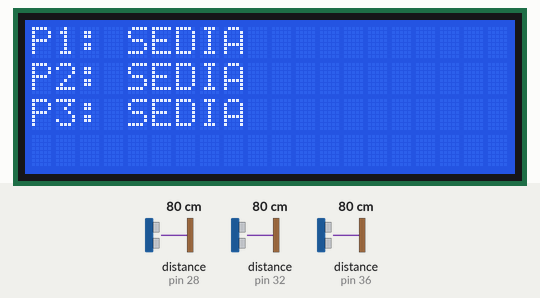
This sketch was run on a simulated Arduino Mega 2560, built with avr-gcc and run on an emulated ATmega2560. Shown: 20×4 character LCD. Wiring (inferred from the names in the program): 3 × ultrasonic range finder: trigger pin 26, echo pin 28 / trigger pin 30, echo pin 32 / trigger pin 34, echo pin 36. Inputs (shaded band) come from the test bench; at power-on: distance to the obstacle (sensors on pin 28, pin 32, pin 36) 80 cm. The echo pulse lasts 58.3 µs per cm; what the sketch prints to the serial monitor is not drawn.

Above: at 1.2 s.
1.3 s: distance to the obstacle (sensor on pin 28) set to 8 cm
3.4 s: distance to the obstacle (sensor on pin 28) set to 5 cm
At 5.4 s:
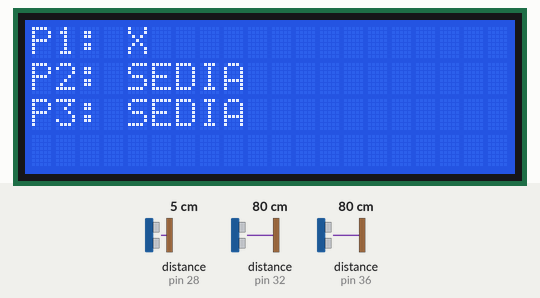
5.7 s: distance to the obstacle (sensor on pin 32) set to 8 cm
7.5 s: distance to the obstacle (sensor on pin 32) set to 5 cm
At 9.6 s:
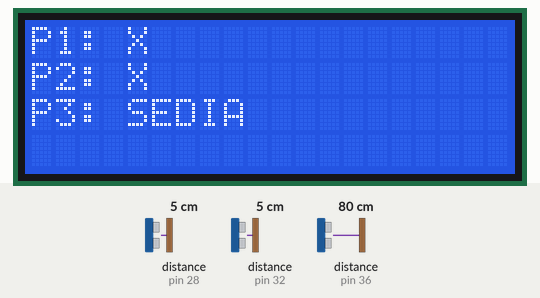
9.9 s: distance to the obstacle (sensor on pin 36) set to 8 cm
11.7 s: distance to the obstacle (sensor on pin 36) set to 5 cm
At 13.0 s:
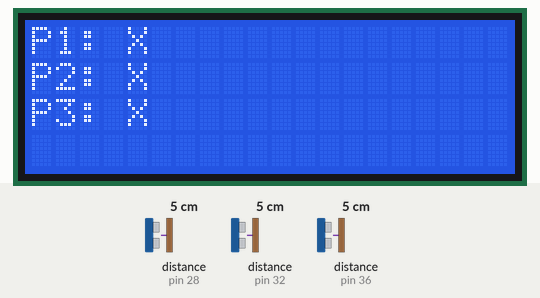
Timing chart, 0 to 14.7 s (numbered marks = the images above; inputs shaded):
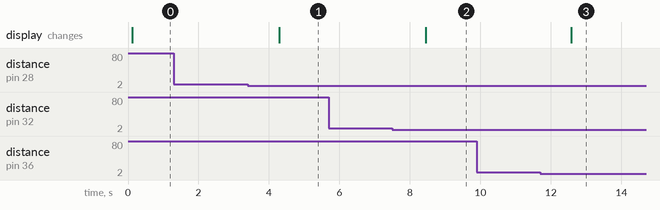

The sketch:

teskirimParkir2.ino
```cpp
#include "Wire.h" // For I2C
#include <LiquidCrystal_I2C.h> // Added library*
LiquidCrystal_I2C lcd(0x27, 20, 4); // 0x27 is the default I2C bus address of the backpack-see article

#define Echo_Parkir_B 28
#define Trig_Parkir_B 26
#define Echo_Parkir_C 32
#define Trig_Parkir_C 30
#define Echo_Parkir_D 36
#define Trig_Parkir_D 34

long durasi_2, jarak_parkiran_B;
long durasi_3, jarak_parkiran_C;
long durasi_4, jarak_parkiran_D;

String parkir1, parkir2, parkir3;
char p1, p2, p3 = '0';
char p4 = '1';
char p5 = '0';
char p6 = '0';
char p7 = '1';
char p8 = '0';
String sensor;
String terisi = " X    ";
String kosong = " SEDIA";

//int menghitung = 0;
//int freeslot = 0;

void setup() {
    Serial.begin(9600);
    pinMode(Echo_Parkir_B, INPUT);
    pinMode(Trig_Parkir_B, OUTPUT);
    pinMode(Echo_Parkir_C, INPUT);
    pinMode(Trig_Parkir_C, OUTPUT);
    pinMode(Echo_Parkir_D, INPUT);
    pinMode(Trig_Parkir_D, OUTPUT);

    // Set off LCD module
    lcd.begin(); // 20x4 LCD module
    lcd.backlight();
    lcd.clear();
}

void loop(){
    digitalWrite(Trig_Parkir_B, LOW);
    delayMicroseconds(2);
    digitalWrite(Trig_Parkir_B, HIGH);
    delayMicroseconds(10);
    digitalWrite(Trig_Parkir_B, LOW);

    durasi_2 = pulseIn(Echo_Parkir_B, HIGH);

    digitalWrite(Trig_Parkir_C, LOW);
    delayMicroseconds(2);
    digitalWrite(Trig_Parkir_C, HIGH);
    delayMicroseconds(10);
    digitalWrite(Trig_Parkir_C, LOW);

    durasi_3 = pulseIn(Echo_Parkir_C, HIGH);

    digitalWrite(Trig_Parkir_D, LOW);
    delayMicroseconds(2);
    digitalWrite(Trig_Parkir_D, HIGH);
    delayMicroseconds(10);
    digitalWrite(Trig_Parkir_D, LOW);

    durasi_4 = pulseIn(Echo_Parkir_D, HIGH);

    jarak_parkiran_B = durasi_2/58.2;
    if (jarak_parkiran_B<6){
        parkir1 = terisi;
        p1 = '1';}
    else {parkir1 = kosong;
        p1 = '0';}
    jarak_parkiran_C = durasi_3/58.2;
    if (jarak_parkiran_C<6){
        parkir2 = terisi;
        p2 = '1';}
    else {parkir2 = kosong;
        p2 = '0';}
    jarak_parkiran_D = durasi_4/58.2;
    if (jarak_parkiran_D<6){
        parkir3 = terisi;
        p3 = '1';}
    else {parkir3 = kosong;
        p3 = '0';}

  //menghitung = parkir1 + parkir2 + parkir3 + parkir4 + parkir5 + parkir6 + parkir7 + parkir8;
  //freeslot = 8 - menghitung;
  //Serial.println(freeslot);
  //serialPrint();

  //Send data to Raspberry Pi
  sensor = String(p1)+String(",")+String(p2)+String(",")+String(p3)+String(",")+String(p4)+String(",")+String(p5)+String(",")+String(p6)+String(",")+String(p7)+String(",")+String(p8);
  Serial.print(sensor);

  printLCD();
  delay(1000);
}

void printLCD(){
  lcd.setCursor(0,0);
  lcd.print("P1:");
  lcd.setCursor(3,0);
  lcd.print(parkir1);
  lcd.setCursor(0,1);
  lcd.print("P2:");
  lcd.setCursor(3,1);
  lcd.print(parkir2);
  lcd.setCursor(0,2);
  lcd.print("P3:");
  lcd.setCursor(3,2);
  lcd.print(parkir3);
}

void serialPrint(){
  Serial.print("jarak Parkiran B: ");
  Serial.println(jarak_parkiran_B);
  Serial.print("jarak Parkiran C: ");
  Serial.println(jarak_parkiran_C);
  Serial.print("jarak Parkiran D: ");
  Serial.println(jarak_parkiran_D);
  Serial.println("");
}
```

Measured:
- the behaviour switches between 7 and 6 cm on distance to the obstacle (sensor on pin 28) (found by bisection; images 0 and 1)
- the behaviour switches between 7 and 6 cm on distance to the obstacle (sensor on pin 32) (found by bisection; images 1 and 2)
- the behaviour switches between 7 and 6 cm on distance to the obstacle (sensor on pin 36) (found by bisection; images 2 and 3)
- after the input at 1.3 s, every drawn part: stays the same
- after the input at 3.4 s, the display: changes after 0.89 s (image 1)
- after the input at 5.7 s, every drawn part: stays the same
- after the input at 7.5 s, the display: changes after 0.94 s (image 2)
- after the input at 9.9 s, every drawn part: stays the same
- after the input at 11.7 s, the display: changes after 0.88 s (image 3)
